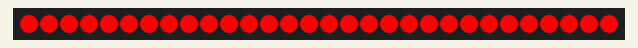
A program run on a simulated CircuitPython board. On the bench: 30 RGB LEDs in strip order, left to right. Dim RGB values are drawn brighter than linear.

Above: at 0.15 s.
At 4.67 s:
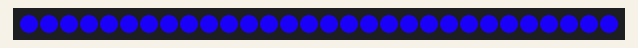
At 9.2 s:
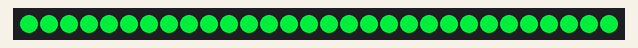
At 18.54 s:
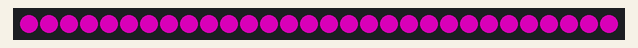
At 29.1 s:
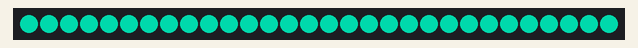
At 39.66 s:
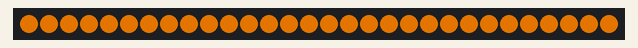

The program:

rgb.py
```python
import board
import neopixel
import time

pixels = neopixel.NeoPixel(board.D18, 30, auto_write=False, pixel_order=neopixel.GRB)

def fade_color(r1, g1, b1, r2, g2, b2, steps=100, delay=0.02):
    for i in range(steps):
        r = int(r1 + (r2 - r1) * i / steps)
        g = int(g1 + (g2 - g1) * i / steps)
        b = int(b1 + (b2 - b1) * i / steps)
        pixels.fill((r, g, b))
        pixels.show()
        time.sleep(delay)

while True:
    fade_color(255,0,0, 0,255,0)   # red → green
    fade_color(0,255,0, 0,0,255)   # green → blue
    fade_color(0,0,255, 255,0,0)   # blue → red
```
